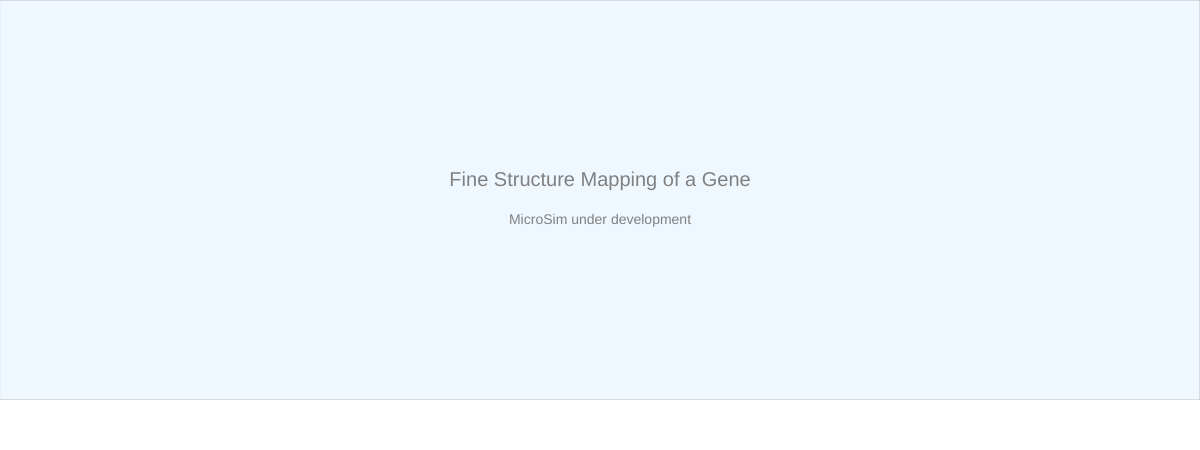
Frame 1 (no input)
Frame 60 (no input): identical to frame 1, image omitted
Frame 120 (the mouse pressed at the canvas centre since frame 60): identical to frame 1, image omitted

The p5.js sketch that drew this single still picture (run headless with seeded random() and noise() and a simulated clock; from frame 60 on, the mouse is pressed at the canvas centre):

// p5.js sketch
// ── sketch.js
// Fine Structure Mapping of a Gene
// CANVAS_HEIGHT: 450
let drawHeight = 400;
let controlHeight = 50;
let canvasWidth, canvasHeight;

function updateCanvasSize() {
    const container = document.querySelector('main');
    canvasWidth = container ? container.offsetWidth : windowWidth;
    canvasHeight = drawHeight + controlHeight;
}

function setup() {
    updateCanvasSize();
    const canvas = createCanvas(canvasWidth, canvasHeight);
    canvas.parent(document.querySelector('main'));
    textSize(16);
}

function draw() {
    // Drawing area
    fill('aliceblue');
    stroke('silver');
    strokeWeight(1);
    rect(0, 0, canvasWidth, drawHeight);

    // Control area
    fill('white');
    noStroke();
    rect(0, drawHeight, canvasWidth, controlHeight);

    // Placeholder text
    fill('gray');
    noStroke();
    textAlign(CENTER, CENTER);
    textSize(20);
    text('Fine Structure Mapping of a Gene', canvasWidth / 2, drawHeight / 2 - 20);
    textSize(14);
    text('MicroSim under development', canvasWidth / 2, drawHeight / 2 + 20);
}

function windowResized() {
    updateCanvasSize();
    resizeCanvas(canvasWidth, canvasHeight);
}
